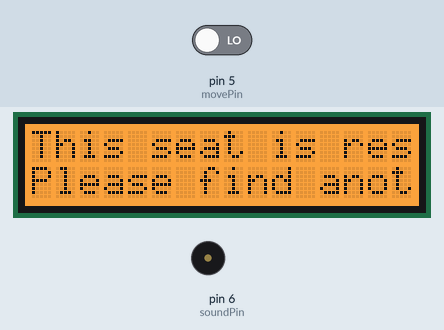
The sketch below on a simulated Arduino Uno, built with avr-gcc and run on an emulated ATmega328P. Shown: 16×2 character LCD, buzzer (waves = sounding). The test bench sets the inputs (shaded band); at power-on: pin 5 (movePin) LOW. What the sketch prints to the serial monitor is not drawn.

Above: at 2.8 s.
2.9 s: pin 5 (movePin) driven HIGH
At 5.4 s:
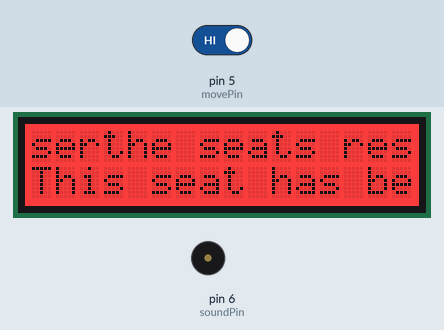
Timing chart, 0 to 6.9 s (numbered marks = the images above; inputs shaded):
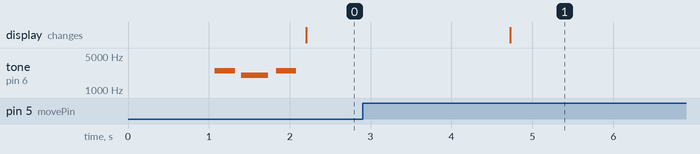

Measured:
- after the input at 2.9 s, the display: changes after 1.8 s (image 1)
- by itself, tone on pin 6 (soundPin): plays 2500 Hz for 0.25 s, 2000 Hz for 0.33 s, 2500 Hz for 0.25 s

The sketch:

main.ino
```cpp
#include <Wire.h>
#include "rgb_lcd.h"

int soundPin = 6;
int movePin = 5;

int vals[6];
int ptr = 0;

int melody[] = {
  2500, 2000, 2500
};
int noteDurations[] = {
  4, 3, 4
};

rgb_lcd lcd;


// Set Up and Loop:
void setup()
{
  // set up the LCD's number of columns and rows:
  Serial.begin(9600);
  lcd.begin(16, 2);
  lcd.setRGB(0, 255, 0); //set to green at beginning
  pinMode(6, OUTPUT); //D6 as piezobuzzer
  pinMode(2, INPUT); //D2 as PIR sensor

  delay(1000);
}


// WHAT HAPPENS TO THE DAMN THING

void loop() {
  Serial.println("Start first loop");
  while (!reserved()) {
    delay(500);
  }
  Serial.println("Reserved");

  reserve();
  Serial.println("Reserve implemented");
  bool armed = true;

  // reserve seat until disarmed
  // has time limit dependent on time to check disarmed/trespass
  // will alarm if trespassed, giving extra time
  for (int i = 0; i < 50; i++) {
    if (disarmed()) {
      Serial.println("Disarmed");
      armed = false;
      break;
    }
    if (trespassed()) {
      Serial.println("Trespassed");
      fuckyou();
    }
  }
  if (!armed) {
    bool taken = false;
    for(int i = 0; i < 10; i++){
      if (trespassed()) {
        taken = true;
        Serial.println("Occupied");
        break;
      }
    }


    if(taken == true) {
      welcome();
      Serial.println("Welcomed");
      for (int i = 0; i < 5; i++) {
        if (vacated()) {
          Serial.println("Vacated");
          taken = false;
          break;
        }
        if ((i == 4000) || (i == 4500) || (i == 4750)) {
          Serial.println("Taking long time");
          warn();
        }
      }
    }

    if(taken == true){
      Serial.println("Took too long");
      fuckyou();
    }
  }
  Serial.println("Resetting");

  reset();
}


// INPUT ADJUSTMENTS

// Telegram inputs - TODO!!!!!!!!
bool reserved() {
  delay(10);
  return true;
}

bool disarmed() {
  delay(10);
  return false;
}

// Sensor inputs
int movement() {
  int c = 0;
  for(int i = 0; i < 350; i++) {
    c = c + digitalRead(movePin);
    delay(7);
  }
  Serial.println(c);
  return c;
}

bool vacated() {
  if (movement() < 200) {
    return (movement() < 100);
  }
  return false;
}

bool trespassed() {
  return (movement() > 200);
}


// OUTPUT ADJUSTMENTS

void alert() {
  for (int thisNote = 0; thisNote < 3; thisNote++) {
    int noteDuration = 1000 / noteDurations[thisNote];
    tone(soundPin, melody[thisNote], noteDuration);
    int pauseBetweenNotes = noteDuration * 1.30;
    delay(pauseBetweenNotes);
    // stop the tone playing:
    noTone(soundPin);
  }
}

// nobody seated
void reset()
{
  alert();
  lcd.setRGB(0, 255, 0);
  lcd.print("This seat is vacant");
  lcd.setCursor(0, 1);
  lcd.print("Reserve me on telegram or press the button");
}

// reserved
void reserve()
{
  alert();
  lcd.setRGB(255, 137, 0);
  lcd.print("This seat is reserved");
  lcd.setCursor(0, 1);
  lcd.print("Please find another location.");
}

// people seated
void welcome()
{
  alert();
  lcd.setRGB(0, 0, 255);
  lcd.print("Welcome to Food Court");
  lcd.setCursor(0, 1);
  lcd.print("Please enjoy your meal!");
}

// people taking up too much time
void warn()
{
  alert();
  lcd.setRGB(0, 0, 255);
  lcd.print("Your time is almost up");
  lcd.setCursor(0, 1);
  lcd.print("Please give up your seats");
}

// tresspassers seated
void alarm() {
  Serial.println("alarm");
  int i = 0;
  // while ((!vacated()) && (i > 300)) {
  while(!vacated() && (i < 300)) {
    Serial.println("here");
    // tone(soundPin, 3100, 500);
    delay(500);
    noTone(soundPin);
    delay(100);
    i = i + 1;
  }
}

void fuckyou()
{
  lcd.setRGB(255, 0, 0);
  lcd.print("Please vacate the seat");
  lcd.setCursor(0, 1);
  lcd.print("This seat has been reserved by another user");

  alarm();
}
```
